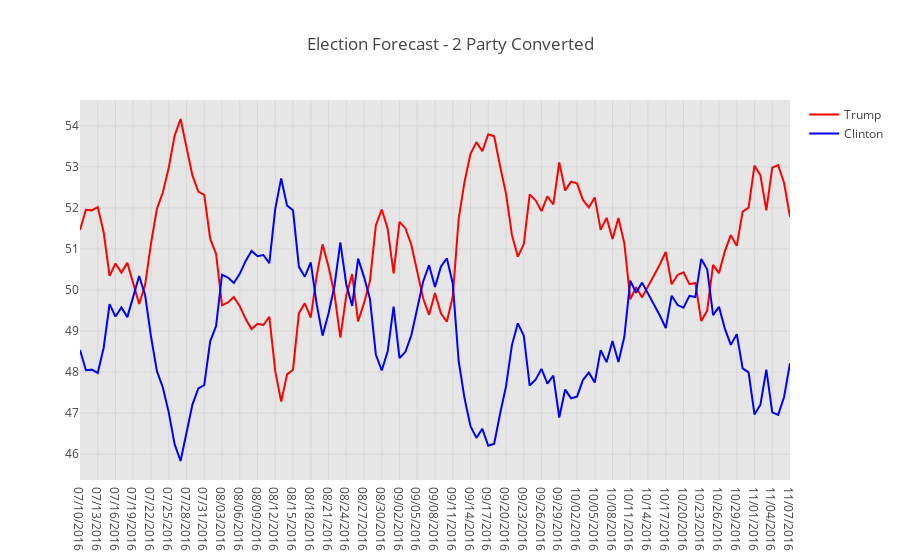

The notebook cell saved with this chart:
### Code cell
# This section graphs the data from the polls
# ** Adjusted for a 2-party!
# Graph I am trying to recreate: https://cesrusc.org/election/  ( election forecast )

df = pd.read_csv("pop_2party.csv")
trace1 = Scatter( x=df['Date'],
                  y=df['Converted_Trump'],
                  name = "Trump",
                  marker=dict(color = "red" ))

trace2 = Scatter( x=df['Date'], 
                  y=df['Converted_Clinton'],
                  name = "Clinton",
                  marker=dict(color = "blue" ))

layout = Layout(
    title="Election Forecast - 2 Party Converted",
    plot_bgcolor = 'rgb(230, 230,230)',
    showlegend=True)

fig = Figure(data = [trace1, trace2], layout=layout )
iplot(fig, filename="election_forecast2")
